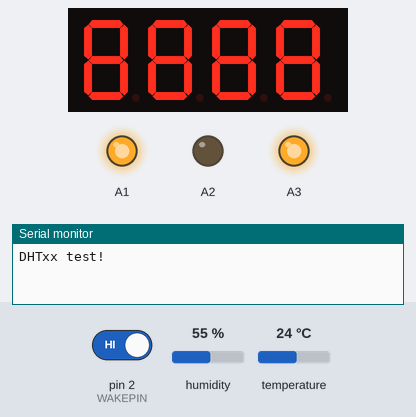
Simulated run of this sketch. Board: Arduino Uno, built with avr-gcc and run on an emulated ATmega328P. Shown: 4-digit seven-segment display, output pins drawn as LEDs (lit = HIGH), the last lines printed to the serial monitor. Inputs (shaded band) come from the test bench; at power-on: pin 2 (WAKEPIN) HIGH, humidity 55 %, temperature 24 °C. Sleep ends after the set time or at an interrupt.

Above: at 1.2 s.
1.3 s: pin 2 (WAKEPIN) driven LOW
At 2.0 s:
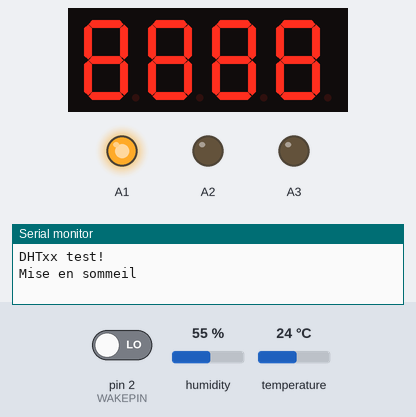
3.8 s: humidity set to 22 %
At 11.0 s:
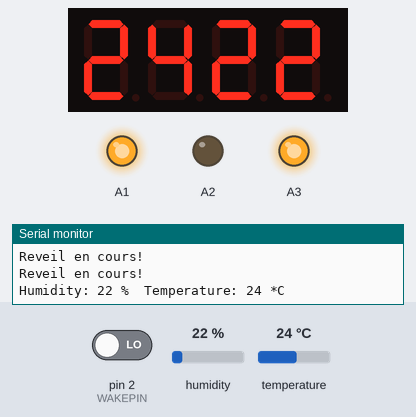
11.8 s: temperature set to 12 °C
At 21.2 s:
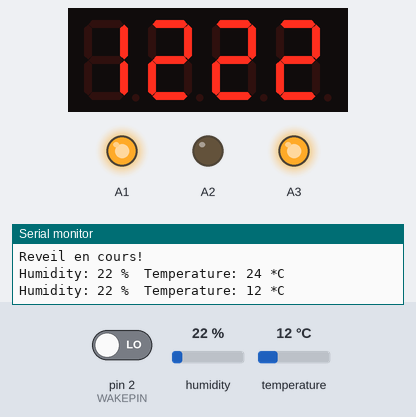
21.8 s: humidity set to 40 %
At 31.5 s:
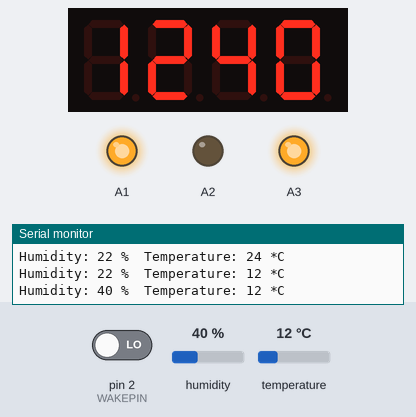
31.8 s: temperature set to 19 °C
At 41.7 s:
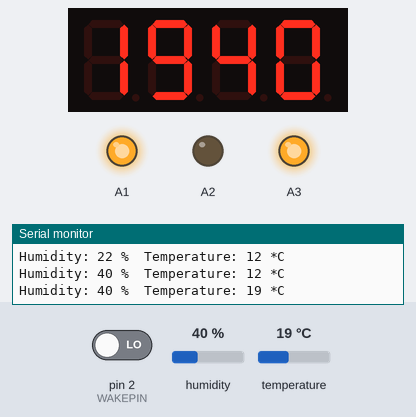
Timing chart, 0 to 42.8 s (numbered marks = the images above; inputs shaded):
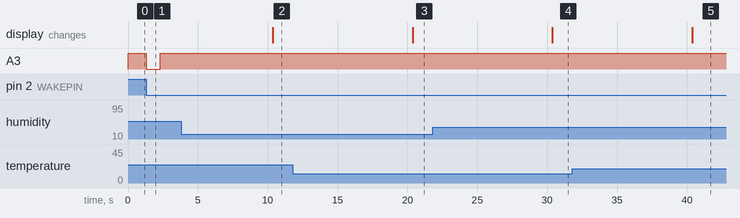

The sketch:

WeatherStation.ino
```cpp
#include "DHT.h"
#include <SevSeg.h>
#include <avr/sleep.h>

#define DHTPIN 3 // what pin we're connected to for DHT sensor
#define WAKEPIN 2
#define DHTTYPE DHT22 // DHT 22 (AM2302)

DHT dht(DHTPIN, DHTTYPE);
SevSeg sevseg;
float temps;
int number;
int val;
int sleepStatus=0;
int previousVal=1;

long time=0;
long debounce=200;

void wakeUpNow()        // here the interrupt is handled after wakeup
{
  digitalWrite(A3,HIGH);
  Serial.println("Reveil en cours!");
  delay(1000);
}

void setup() {
  pinMode(WAKEPIN, INPUT);
  pinMode(A1, OUTPUT);
  digitalWrite(A1, HIGH);
  pinMode(A2,OUTPUT);
  digitalWrite(A2,LOW);
  pinMode(A3,OUTPUT);
  digitalWrite(A3,HIGH);
  byte numDigits = 4;
  byte digitPins[] = {13, 12, 11, 10};
  byte segmentPins[] = {9, 8, 7, 6, 5, 4, A0, 0};
  sevseg.begin(COMMON_ANODE, numDigits, digitPins, segmentPins);

  Serial.begin(9600);
  Serial.println("DHTxx test!");

  dht.begin();
  temps = millis();
  number = 8888;
  time=millis();
}

void sleepNow()         // here we put the arduino to sleep
{
    Serial.println("Mise en sommeil");
    digitalWrite(A3,LOW);
    delay(1000);
    /* Now is the time to set the sleep mode. In the Atmega8 datasheet
     * http://www.atmel.com/dyn/resources/prod_documents/doc2486.pdf on page 35
     * there is a list of sleep modes which explains which clocks and
     * wake up sources are available in which sleep mode.
     *
     * In the avr/sleep.h file, the call names of these sleep modes are to be found:
     *
     * The 5 different modes are:
     *     SLEEP_MODE_IDLE         -the least power savings
     *     SLEEP_MODE_ADC
     *     SLEEP_MODE_PWR_SAVE
     *     SLEEP_MODE_STANDBY
     *     SLEEP_MODE_PWR_DOWN     -the most power savings
     *
     * For now, we want as much power savings as possible, so we
     * choose the according
     * sleep mode: SLEEP_MODE_PWR_DOWN
     *
     */
    set_sleep_mode(SLEEP_MODE_PWR_DOWN);   // sleep mode is set here

    sleep_enable();          // enables the sleep bit in the mcucr register
                             // so sleep is possible. just a safety pin

    /* Now it is time to enable an interrupt. We do it here so an
     * accidentally pushed interrupt button doesn't interrupt
     * our running program. if you want to be able to run
     * interrupt code besides the sleep function, place it in
     * setup() for example.
     *
     * In the function call attachInterrupt(A, B, C)
     * A   can be either 0 or 1 for interrupts on pin 2 or 3.
     *
     * B   Name of a function you want to execute at interrupt for A.
     *
     * C   Trigger mode of the interrupt pin. can be:
     *             LOW        a low level triggers
     *             CHANGE     a change in level triggers
     *             RISING     a rising edge of a level triggers
     *             FALLING    a falling edge of a level triggers
     *
     * In all but the IDLE sleep modes only LOW can be used.
     */

    attachInterrupt(0,wakeUpNow, LOW); // use interrupt 0 (pin 2) and run function
                                       // wakeUpNow when pin 2 gets LOW
    sleep_mode();            // here the device is actually put to sleep!!
                             // THE PROGRAM CONTINUES FROM HERE AFTER WAKING UP

    sleep_disable();         // first thing after waking from sleep:
                             // disable sleep...
    detachInterrupt(0);      // disables interrupt 0 on pin 2 so the
                             // wakeUpNow code will not be executed
                             // during normal running time.
    sleepStatus=0;
}

void loop() {
 val=digitalRead(WAKEPIN);
if (val==0 && previousVal==1 && millis()-time>debounce) {
  if (sleepStatus==0) {
    sleepStatus=1;
    sleepNow();
  }
  time=millis();
}
 previousVal=val;

  if ((millis() - temps) > 10000) {
    float h = dht.readHumidity();
    float t = dht.readTemperature();
    int humid = h;
    int temp = t;
    // check if returns are valid, if they are NaN (not a number) then something went wrong!
    if (isnan(t) || isnan(h)) {
      Serial.println("Failed to read from DHT");
    } else {
      number = temp * 100 + humid;
      Serial.print("Humidity: ");
      Serial.print(humid);
      Serial.print(" %\t");
      Serial.print("Temperature: ");
      Serial.print(temp);
      Serial.println(" *C");
    }
    temps = millis();
  }

  sevseg.setNumber(number, 4);
  sevseg.refreshDisplay();
  sevseg.setBrightness(100);
}
```

Measured:
- after the input at 1.3 s, A3: HIGH → LOW at once, → HIGH 1.0 s later
- after the input at 3.8 s, the display: changes after 6.6 s (image 2)
- after the input at 11.8 s, the display: changes after 8.6 s (image 3)
- after the input at 21.8 s, the display: changes after 8.6 s (image 4)
- after the input at 31.8 s, the display: changes after 8.6 s (image 5)
